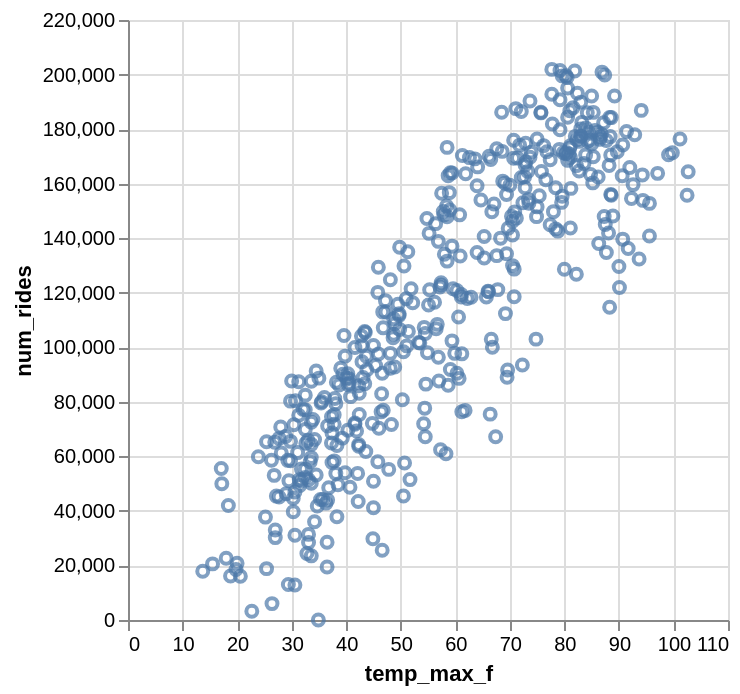

Notebook code for this chart:
### Code cell
alt.Chart(df).mark_point().encode(
    x='temp_max_f',
    y='num_rides',
)

### Figure 1 — Vega-Lite specification as saved in the notebook (floating-point values rounded to 4 significant figures; data arrays with more than 128 entries replaced by an {"elided": "..."} marker saying what was removed)
{"config": {"view": {"continuousWidth": 300, "continuousHeight": 300}}, "data": {"name": "data-68f29ec94989e8ecac7b7552d5dfb25d"}, "mark": {"type": "point"}, "encoding": {"x": {"field": "temp_max_f", "type": "quantitative"}, "y": {"field": "num_rides", "type": "quantitative"}}, "$schema": "https://vega.github.io/schema/vega-lite/v6.1.0.json", "datasets": {"data-68f29ec94989e8ecac7b7552d5dfb25d": {"elided": "424 records"}}}
